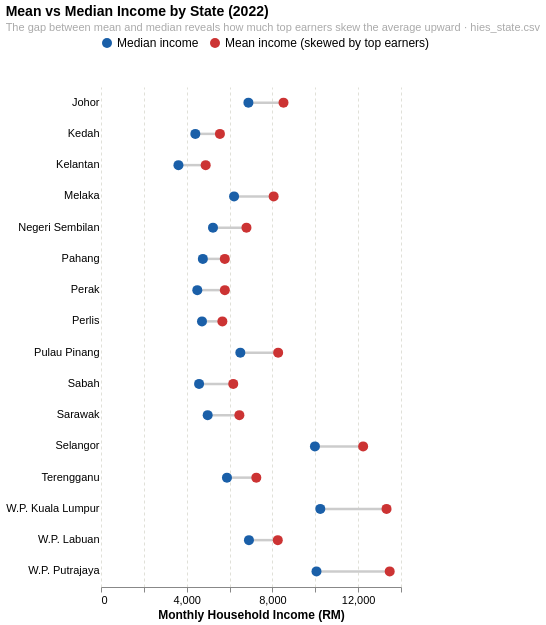

Write the Vega-Lite specification saved for this chart.
### Vega-Lite specification from a JSON file in a GitHub repository (floating-point values rounded to 4 significant figures)
{"$schema": "https://vega.github.io/schema/vega-lite/v5.json", "title": {"text": "Mean vs Median Income by State (2022)", "subtitle": "The gap between mean and median reveals how much top earners skew the average upward · hies_state.csv", "fontSize": 14, "subtitleFontSize": 11, "subtitleColor": "#aaaaaa", "anchor": "start"}, "width": "container", "height": 500, "data": {"values": [{"state": "Kelantan", "median": 3614, "mean": 4885}, {"state": "Kedah", "median": 4402, "mean": 5550}, {"state": "Perak", "median": 4494, "mean": 5779}, {"state": "Sabah", "median": 4577, "mean": 6171}, {"state": "Perlis", "median": 4713, "mean": 5664}, {"state": "Pahang", "median": 4753, "mean": 5777}, {"state": "Sarawak", "median": 4978, "mean": 6457}, {"state": "Negeri Sembilan", "median": 5226, "mean": 6788}, {"state": "Terengganu", "median": 5878, "mean": 7248}, {"state": "Melaka", "median": 6210, "mean": 8057}, {"state": "Pulau Pinang", "median": 6502, "mean": 8267}, {"state": "Johor", "median": 6879, "mean": 8517}, {"state": "W.P. Labuan", "median": 6904, "mean": 8250}, {"state": "Selangor", "median": 9983, "mean": 12233}, {"state": "W.P. Putrajaya", "median": 10056, "mean": 13473}, {"state": "W.P. Kuala Lumpur", "median": 10234, "mean": 13325}]}, "transform": [{"fold": ["median", "mean"], "as": ["measure", "value"]}], "layer": [{"transform": [{"aggregate": [{"op": "min", "field": "value", "as": "lo"}, {"op": "max", "field": "value", "as": "hi"}], "groupby": ["state"]}], "mark": {"type": "rule", "color": "#cccccc", "strokeWidth": 2.5}, "encoding": {"y": {"field": "state", "type": "nominal", "sort": {"field": "lo", "order": "ascending"}}, "x": {"field": "lo", "type": "quantitative"}, "x2": {"field": "hi"}}}, {"mark": {"type": "point", "filled": true, "size": 100, "opacity": 0.9}, "params": [{"name": "hover", "select": {"type": "point", "on": "mouseover", "clear": "mouseout"}}], "encoding": {"y": {"field": "state", "type": "nominal", "sort": {"field": "value", "order": "ascending"}, "title": null, "axis": {"labelFontSize": 11, "ticks": false, "domain": false, "labelLimit": 160}}, "x": {"field": "value", "type": "quantitative", "title": "Monthly Household Income (RM)", "axis": {"format": ",.0f", "labelFontSize": 11, "titleFontSize": 12, "gridColor": "#e0e0d8", "gridDash": [3, 3]}}, "color": {"field": "measure", "type": "nominal", "scale": {"domain": ["median", "mean"], "range": ["#1a5fa8", "#cc3333"]}, "legend": {"title": null, "labelFontSize": 12, "symbolSize": 100, "orient": "none", "labelExpr": "datum.value == 'median' ? 'Median income' : 'Mean income (skewed by top earners)'", "legendX": 0, "legendY": -50, "direction": "horizontal", "labelLimit": 400}}, "opacity": {"condition": {"param": "hover", "value": 1}, "value": 0.8}, "tooltip": [{"field": "state", "type": "nominal", "title": "State"}, {"field": "measure", "type": "nominal", "title": "Measure"}, {"field": "value", "type": "quantitative", "title": "Income (RM)", "format": ",.0f"}]}}], "config": {"view": {"stroke": null}, "background": "#ffffff"}}
